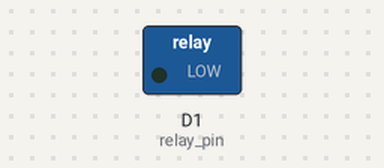
The sketch below on a simulated ESP8266 (NodeMCU). On the bench: switched loads named in the sketch (green lamp = pin HIGH). Dashed ring = blinking.

Above: at 0.2 s.
Timing chart, 0 to 3.0 s (numbered marks = the images above):
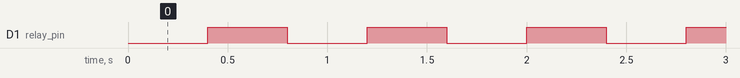

Measured:
- by itself, D1 (relay_pin): alternates HIGH for 0.40 s and LOW for 0.40 s

The sketch:

relay_test.ino
```cpp
uint8_t relay_pin = D1;

void setup()
{
  pinMode(relay_pin, OUTPUT);
  digitalWrite(relay_pin, LOW);

}

void loop()
{
  delay(400);
  digitalWrite(relay_pin, HIGH);
  delay(400);
  digitalWrite(relay_pin, LOW);
}
```
